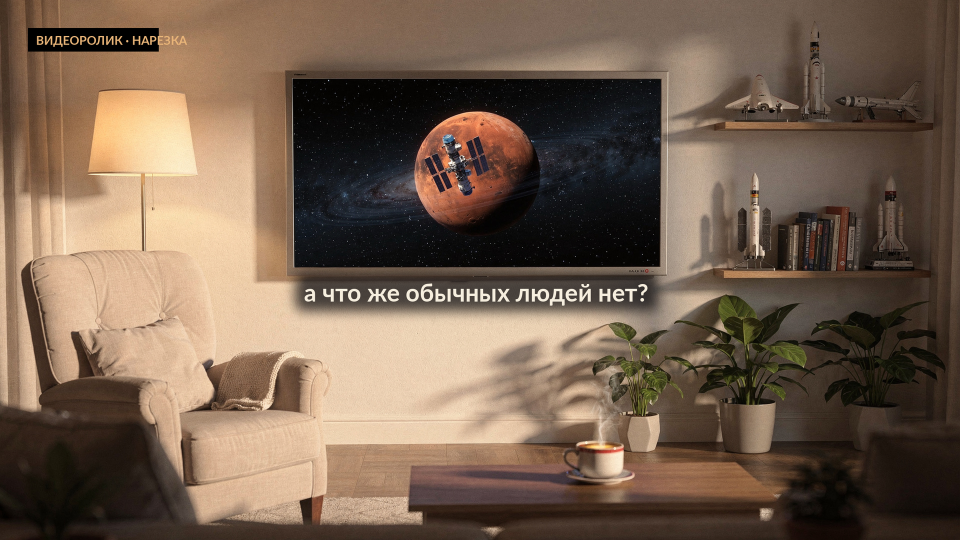
#> input picture assets/final/prolog/s4.png, 1920 x 1080 px (shown at 1/2 size)
$ python _s4_cap_check.py
#> lines starting #> are read from the running program, lines starting #| are printed output that depends on the picture; after the words box and inside, x2 and y2 are one past the last pixel; in counts of white or black regions, pixels touching at a corner belong together
# -*- coding: utf-8 -*-
"""Проверка правки S4: где подпись, что с наездом камеры, не лезет ли в #box."""
import os
import numpy as np
from PIL import Image

HERE = os.path.dirname(os.path.abspath(__file__))
p = os.path.join(HERE, 'assets/final/prolog/s4.png')
im = Image.open(p).convert('RGB')
#> im is the input picture: PIL image 1920x1080 RGB; mean R, G, B 116.6, 95.7, 78.4
W, H = im.size
#> W = 1920; H = 1080
a = np.asarray(im).astype(np.float32)
lum = a @ np.array([0.299, 0.587, 0.114], dtype=np.float32)
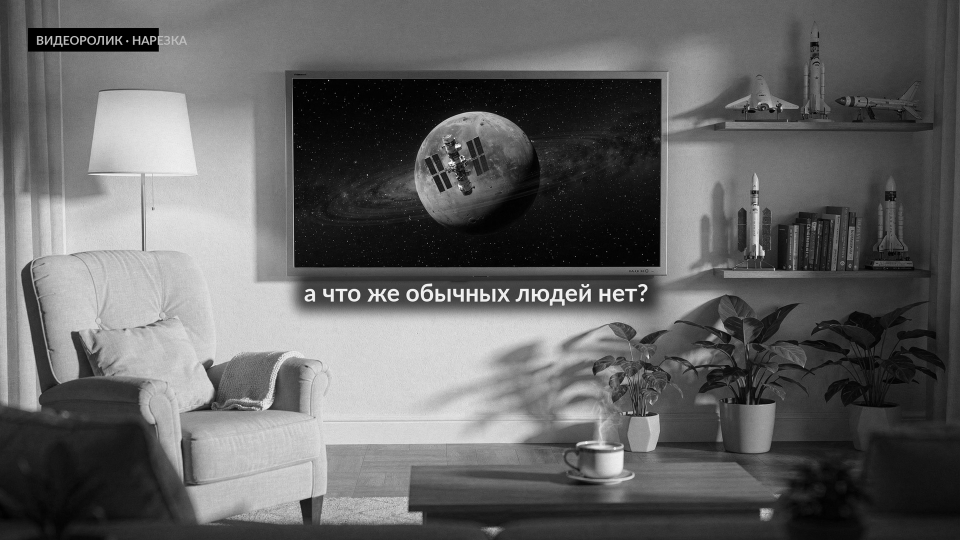
#> lum: shape (1080, 1920) float32 (shown at 1/2 size); min 0, max 255, mean 100

# 1) тёмная плашка-скрим под ТВ (ищем в полосе y 480..760, x 500..1500)
reg = lum[480:760, 480:1500]
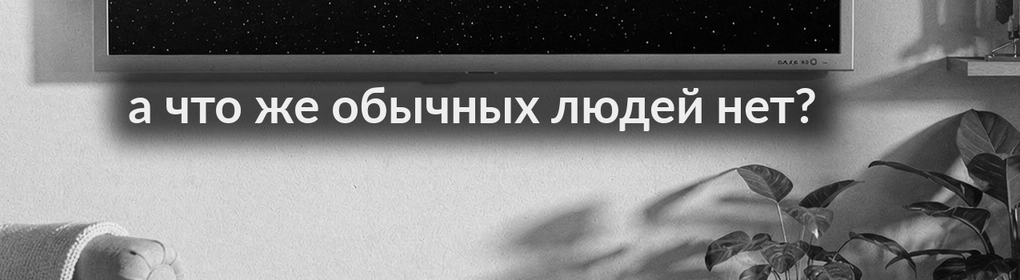
#> reg: shape (280, 1020) float32; min 0, max 255, mean 122.4
mask = reg < 70
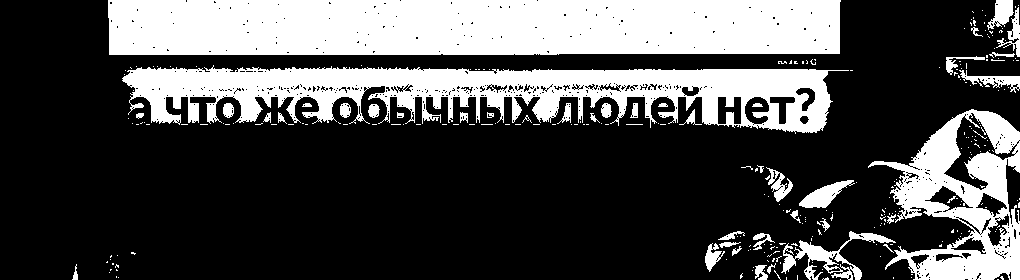
#> mask: shape (280, 1020) bool; 29.6% white; 282 white regions (238 under 20 px), largest, box (x1, y1, x2, y2) and area: (108, 0, 841, 55) 39747, (122, 65, 849, 134) 25774, (868, 109, 1020, 280) 11846
ys, xs = np.nonzero(mask)
print('plate bbox (x,y):', xs.min() + 480, ys.min() + 480, xs.max() + 480, ys.max() + 480,
      'n=%d' % len(xs))
#| plate bbox (x,y): 552 480 1499 759 n=84608

# 2) сам текст (светлые пиксели внутри плашки)
y0, y1 = ys.min() + 480, ys.max() + 480
#> y0 = 480; y1 = 759
x0, x1 = xs.min() + 480, xs.max() + 480
#> x0 = 552; x1 = 1499
sub = lum[y0:y1 + 1, x0:x1 + 1]
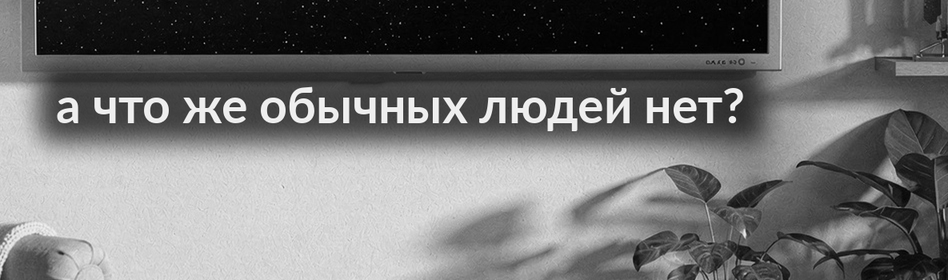
#> sub: shape (280, 948) float32; min 0, max 255, mean 117.9
tm = sub > 170
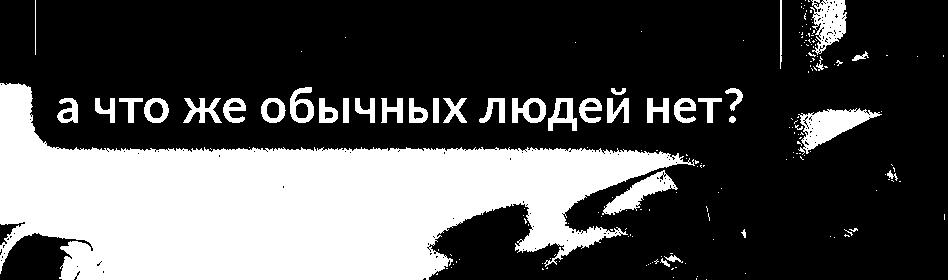
#> tm: shape (280, 948) bool; 31.5% white; 186 white regions (147 under 20 px), largest, box (x1, y1, x2, y2) and area: (0, 83, 695, 280) 71198, (798, 108, 882, 155) 1687, (810, 0, 847, 55) 1197
tys, txs = np.nonzero(tm)
print('text bbox:', x0 + txs.min(), y0 + tys.min(), x0 + txs.max(), y0 + tys.max(),
      '-> size %dx%d' % (txs.max() - txs.min() + 1, tys.max() - tys.min() + 1))
#| text bbox: 552 480 1496 759 -> size 945x280

# 3) проекция на наезд камеры: scale to=1.5, origin (0.44, 0.30)
def proj(v, o, s):
    return o + (v - o) * s
for nm, val in (('plate top', (y0) / H), ('plate bottom', (y1) / H),
                ('text top', (y0 + tys.min()) / H), ('text bottom', (y0 + tys.max()) / H)):
    print('%-13s y=%.3f -> на наезде %.3f' % (nm, val, proj(val, 0.30, 1.5)))
#> this loop made 4 passes
#> (nm, val) on passes 1 to 4: ('plate top', 0.444), ('plate bottom', 0.703), ('text top', 0.444), ('text bottom', 0.703)
#| plate top     y=0.444 -> на наезде 0.517
#| plate bottom  y=0.703 -> на наезде 0.904
#| text top      y=0.444 -> на наезде 0.517
#| text bottom   y=0.703 -> на наезде 0.904
print('кадр при наезде: y видно 0.100..0.767, x 0.147..0.813')
print('ТВ-экран 0.305..0.694 по x, 0.144..0.494 по y — целиком в кадре наезда')

$ run again, with assets/final/prolog/s2.png copied over assets/final/prolog/s4.png
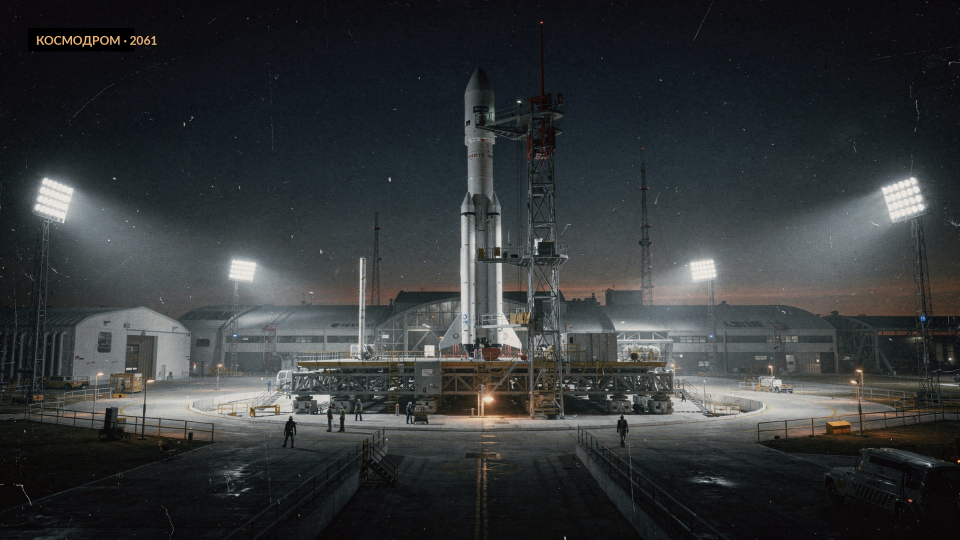
#> input picture assets/final/prolog/s2.png, 1920 x 1080 px (shown at 1/2 size)
#> im is the input picture: PIL image 1920x1080 RGB; mean R, G, B 51.4, 54.7, 55.8
#> `mask = reg < 70`:
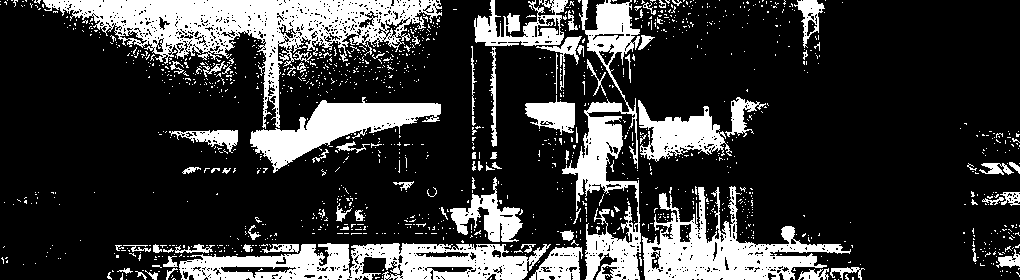
#> mask: shape (280, 1020) bool; 22.2% white; 1362 white regions (1280 under 20 px), largest, box (x1, y1, x2, y2) and area: (43, 0, 442, 129) 14322, (179, 243, 551, 280) 8476, (562, 0, 641, 280) 7705
#| plate bbox (x,y): 480 480 1499 759 n=63316
#> y0 = 480; y1 = 759
#> x0 = 480; x1 = 1499
#> `tm = sub > 170`:
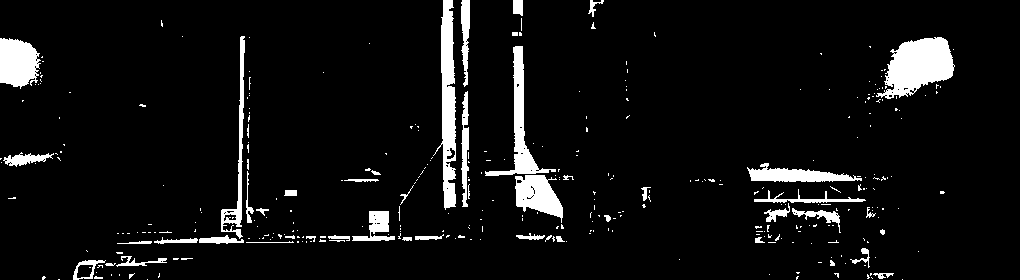
#> tm: shape (280, 1020) bool; 6.6% white; 341 white regions (290 under 20 px), largest, box (x1, y1, x2, y2) and area: (876, 37, 955, 99) 2950, (433, 0, 456, 210) 2445, (485, 46, 556, 176) 1696
#> tys = 18926 values from 0 to 279; txs = 18926 values, max 954 at index 4262, min 0 at index 1045, mean 509.8
#| text bbox: 480 480 1434 759 -> size 955x280
#> the loop `for nm, val in (('plate top', (y0) / H), ('plate bottom', (y1) / H), (..` made 4 passes
#> (nm, val) on passes 1 to 4: ('plate top', 0.444), ('plate bottom', 0.703), ('text top', 0.444), ('text bottom', 0.703)
#> (printed output is left out)

$ run again, with assets/final/prolog/s3.png copied over assets/final/prolog/s4.png
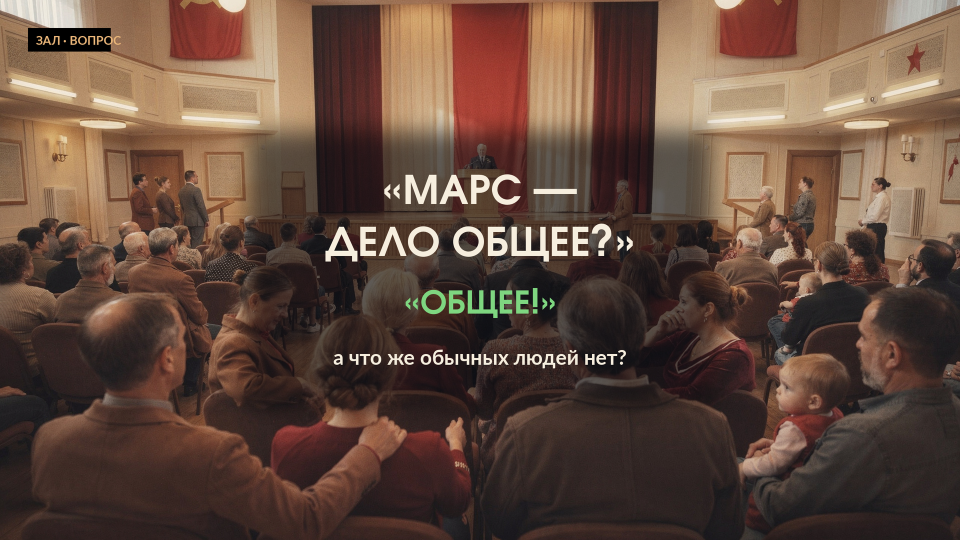
#> input picture assets/final/prolog/s3.png, 1920 x 1080 px (shown at 1/2 size)
#> im is the input picture: PIL image 1920x1080 RGB; mean R, G, B 98.3, 73.9, 61.1
#> `mask = reg < 70`:
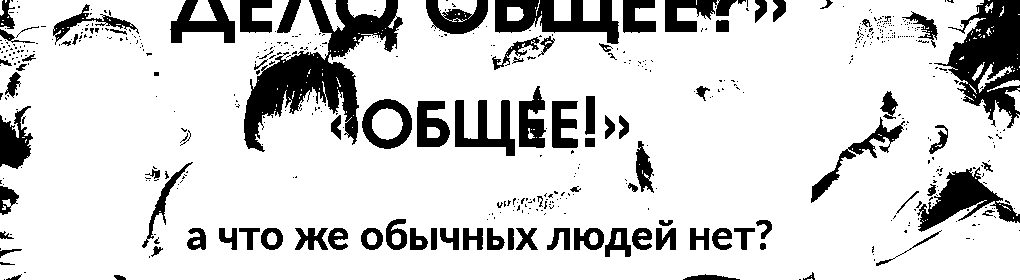
#> mask: shape (280, 1020) bool; 83.1% white; 539 black regions (440 under 20 px), largest, box (x1, y1, x2, y2) and area: (244, 0, 403, 152) 8078, (934, 0, 1020, 128) 5470, (495, 0, 619, 44) 2864
#| plate bbox (x,y): 480 480 1499 759 n=237356
#> y0 = 480; y1 = 759
#> x0 = 480; x1 = 1499
#> `tm = sub > 170`:
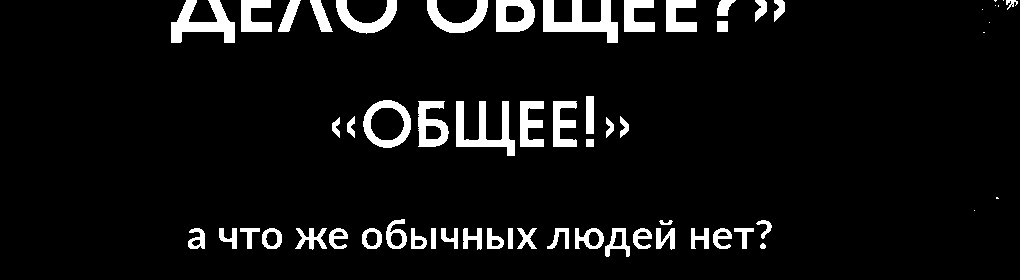
#> tm: shape (280, 1020) bool; 6.9% white; 61 white regions (9 under 20 px), largest, box (x1, y1, x2, y2) and area: (543, 0, 618, 43) 1554, (171, 0, 235, 43) 1387, (456, 101, 515, 156) 1350
#> tys = 19771 values from 0 to 256; txs = 19771 values, max 1017 at index 578, min 171 at index 5027, mean 474.6
#| text bbox: 651 480 1497 736 -> size 847x257
#> the loop `for nm, val in (('plate top', (y0) / H), ('plate bottom', (y1) / H), (..` made 4 passes
#> (nm, val) on passes 1 to 4: ('plate top', 0.444), ('plate bottom', 0.703), ('text top', 0.444), ('text bottom', 0.681)
#> (printed output is left out)
